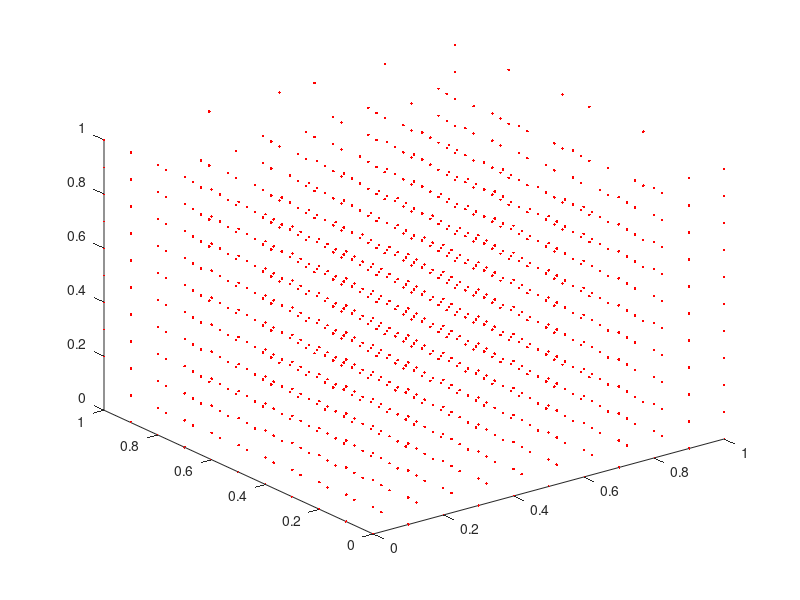
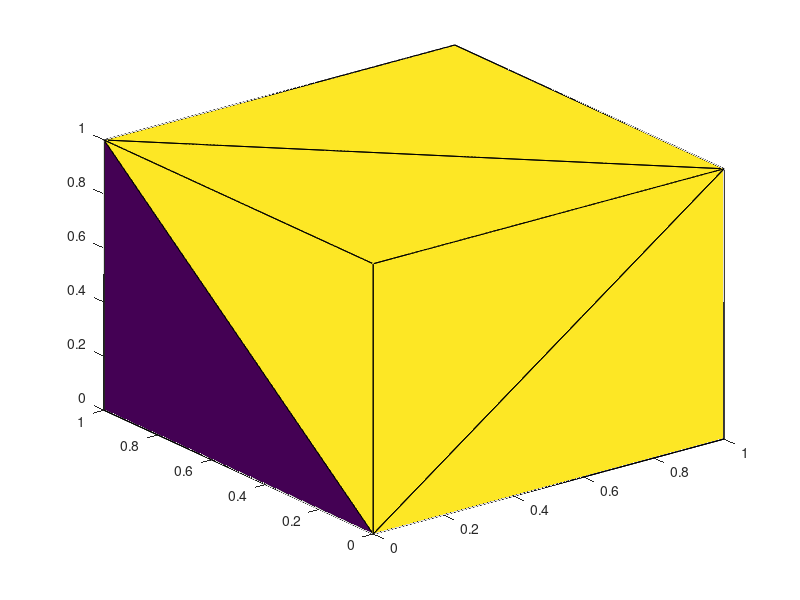

Source code (MATLAB) for these figures, in order:
% SDP relaxation of simple 0-1 programming: 
% min (something) 
% s.t.  xi^2 - xi = 0; for all i

% is problem:
% min ()
% s.t.  diag(X) = x 
%       X is symmetric 
%       X - xx^T is semidefinite

n = 10;
[x11,x22,x33,x12,x13,x23] = ndgrid(0:1/n:1,0:1/n:1,0:1/n:1,...
                                    -1:1/n:1,-1:1/n:1,-1:1/n:1);
% main subdeterminants must be nonegative
x11((x11-x11.^2).*(x22-x22.^2) - (x12-x11.*x22).^2 <0) = nan; 
x11(    (x11-x11.^2).*(x22-x22.^2).*(x33-x33.^2) +          ...
        2*(x12-x11.*x22).*(x23-x22.*x33).*(x13-x11.*x33) -  ...
        ((x13-x11.*x33).^2).*(x22-x22.^2) -                 ...
        (x11-x11.^2).*(x23-x22.*x33).^2 -                   ...
        (x33-x33.^2).*(x12-x11.*x22).^2 <0                  ) = nan;

    %sum(sum(sum(sum(sum(sum(isnan(x11)))))))  

%% 

x1 = x11(~isnan(x11));
x2 = x22(~isnan(x11));
x3 = x33(~isnan(x11));
figure(1);
plot3(x1,x2,x3,'r.');

k = convhull(x1,x2,x3);
%plot3(x1(k),x2(k),x3(k))

figure(2);
%dt =  DelaunayTri(x1(k),x2(k),x3(k));
trisurf(k,x1,x2,x3)
